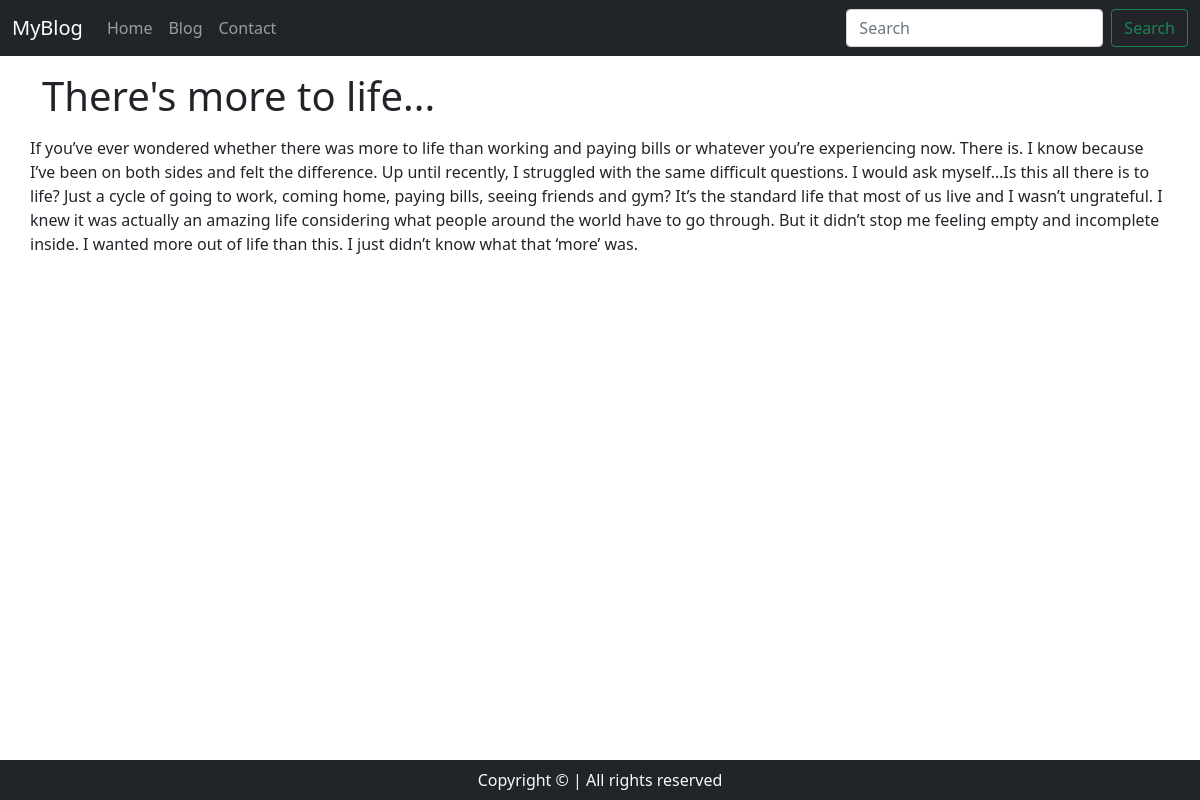
/blogpost/blog1, run on an earlier commit of the app's database.
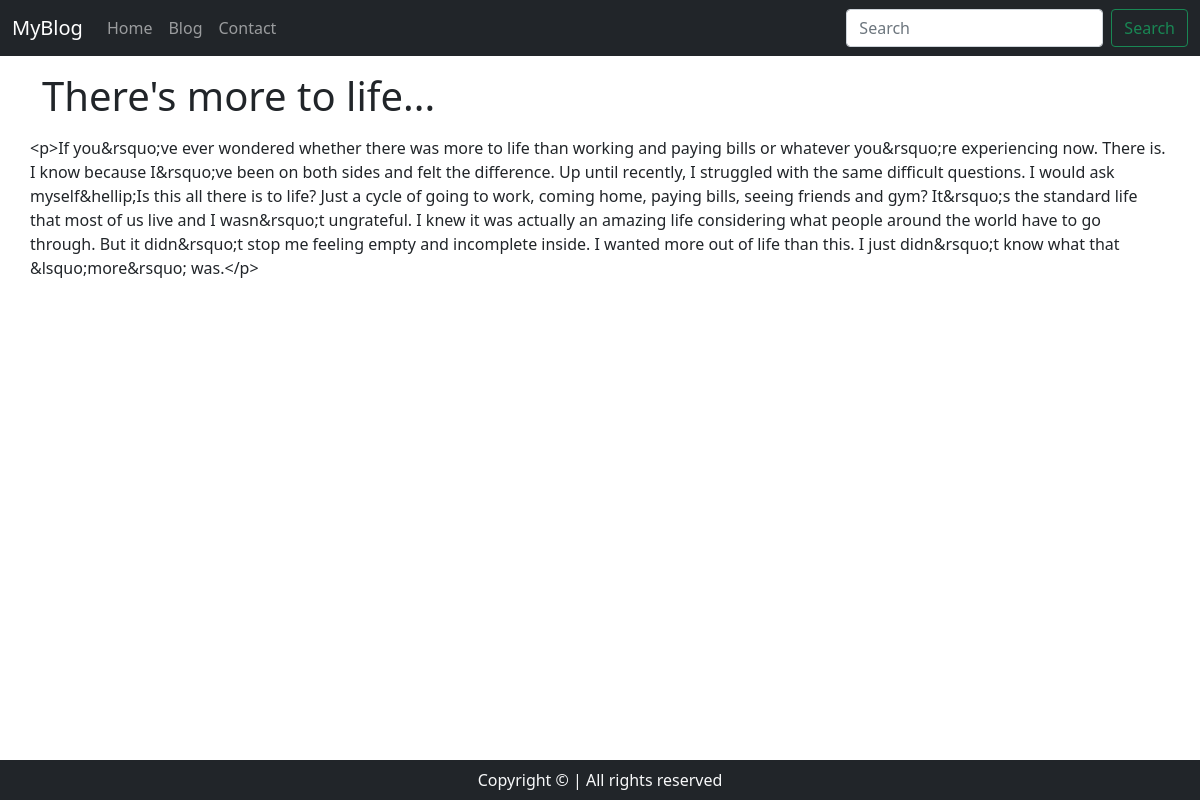
And on a later commit of the database.
### blog/models.py (models this page shows, shortened)
class Blog(models.Model):
    sno = models.AutoField(primary_key=True)
    title = models.CharField(max_length=200)
    content = models.TextField()
    short_desc = models.CharField(max_length=200, default="")
    slug = models.CharField(max_length=100)
    time = models.DateTimeField(auto_now_add=True)

### blog/views.py (the view)
# urls.py: path('blogpost/<str:slug>',views.blogpost, name='blogpost'),
def blogpost(request, slug):
    blog = Blog.objects.filter(slug=slug).first()
    context = {'blog' : blog}
    return render(request, 'blogpost.html', context)

### templates/blogpost.html
{% extends 'base.html' %}
{% block body%}
<div class="container">
    <h1 class="my-3">{{blog.title}}</h1>
    <div class="row">
        {{blog.content}}
    </div>
</div>
{% endblock body%}

### templates/base.html (shortened to what this page needs)
<!doctype html>
<html lang="en">
  <head>
    <link href="https://cdn.jsdelivr.net/npm/bootstrap@5.0.2/dist/css/bootstrap.min.css" rel="stylesheet">
  </head>
  <body>
    <nav class="navbar navbar-expand-lg navbar-dark bg-dark">
        <div class="container-fluid">
          <a class="navbar-brand" href="/">MyBlog </a>
          <div class="collapse navbar-collapse" id="navbarSupportedContent">
            <ul class="navbar-nav me-auto mb-2 mb-lg-0">
              <li class="nav-item {% block homeactive %}{% endblock homeactive %}">
                <a class="nav-link" aria-current="page" href="/">Home</a>
              </li>
              <li class="nav-item {% block blogactive %}{% endblock blogactive %}">
                <a class="nav-link" href="/blog">Blog</a>
              </li>
              <li class="nav-item {% block contactactive %}{% endblock contactactive %}">
                <a class="nav-link" href="/contact">Contact</a>
              </li>
            </ul>
            <form action="/search" method="get" class="d-flex">
              <input class="form-control me-2" type="search" placeholder="Search" aria-label="Search">
              <button class="btn btn-outline-success" type="submit">Search</button>
            </form>
          </div>
        </div>
      </nav>
    {% block body%}{% endblock body%}
    <footer class="bg-dark text-light  fixed-bottom">
      <p class="text-center py-2 mb-0">Copyright &copy; | All rights reserved
      </p>
    </footer>
  </body>
</html>

What changed in the data, as far as the page shows it:
changed Blog "There's more to life...": content "If you’ve ever wondered whether there was more to life than working and paying bills or whatever you’re experiencing now. There is. I know because I’ve been on both sides and felt the difference. Up until recently, I struggled with the same difficult questions. I would ask myself…Is this all there is to life? Just a cycle of going to work, coming home, paying bills, seeing friends and gym? It’s the standard life that most of us live and I wasn’t ungrateful. I knew it was actually an amazing life considering what people around the world have to go through. But it didn’t stop me feeling empty and incomplete inside. I wanted more out of life than this. I just didn’t know what that ‘more’ was." → "<p>If you&rsquo;ve ever wondered whether there was more to life than working and paying bills or whatever you&rsquo;re experiencing now. There is. I know because I&rsquo;ve been on both sides and felt the difference. Up until recently, I struggled with the same difficult questions. I would ask myself&hellip;Is this all there is to life? Just a cycle of going to work, coming home, paying bills, seeing friends and gym? It&rsquo;s the standard life that most of us live and I wasn&rsquo;t ungrateful. I knew it was actually an amazing life considering what people around the world have to go through. But it didn&rsquo;t stop me feeling empty and incomplete inside. I wanted more out of life than…"
